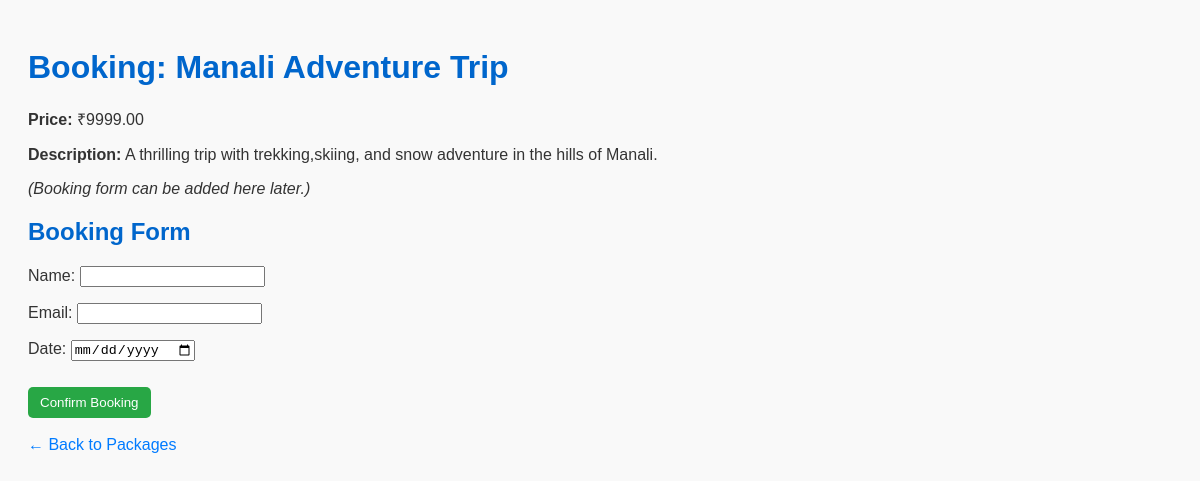
Screenshot of /book/3/ with the database file from the repository.
### main/models.py (models this page shows, shortened)
class TourPackage(models.Model):
    title = models.CharField(max_length=100)
    description = models.TextField()
    price = models.DecimalField(max_digits=10, decimal_places=2)
    image = models.ImageField(upload_to='package_images/')
    vendor = models.ForeignKey('Vendor', on_delete=models.CASCADE, null=True)
    is_approved = models.BooleanField(default=False)

### main/views.py (the view)
# urls.py: path('book/<int:package_id>/', views.book_package, name='book_package'),
def book_package(request, package_id):
    package = get_object_or_404(TourPackage, id=package_id,is_approved=True)
    if request.method == 'POST':
        form = BookingForm(request.POST)
        if form.is_valid():
            booking = form.save(commit=False)
            booking.package = package
            booking.save()
            print("Booking confirmed for:", form.cleaned_data)
            return render(request, 'main/booking_success.html', {'package': package, 'user_name': form.cleaned_data.get('name'), 'user_email': form.cleaned_data.get('email')})
    else:
        form = BookingForm()
    return render(request, 'main/book.html', {'package': package,'form': form})

### main/forms.py
class BookingForm(forms.ModelForm):
    class Meta:
        model = Booking
        fields = ['name', 'email', 'date']
        widgets = {'date': forms.DateInput(attrs={'type': 'date'})
        }

### main/templates/main/book.html (shortened to what this page needs)
<!DOCTYPE html>
<html>
<head>
    {% load static %}
    <link rel="stylesheet" href="{% static 'main/style.css' %}">
</head>
<body>
    <h1>Booking: {{ package.title }}</h1>
    <p><strong>Price:</strong> ₹{{ package.price }}</p>
    <p><strong>Description:</strong> {{ package.description }}</p>
    <p><em>(Booking form can be added here later.)</em></p>
    <h2>Booking Form</h2>
    <form method="post" autocomplete="off">
        {{ form.as_p }}
        <button type="submit">Confirm Booking</button>
    </form>
    <br>
    <a href="{% url 'home' %}">← Back to Packages</a>
</body>
</html>

### main/static/main/style.css (style rules this page uses)
body { font-family: Arial, sans-serif; background-color: #f9f9f9; padding: 20px; color: #333; }
h1, h2 { color: #0066cc; }
button { background-color: #28a745; color: white; padding: 8px 12px; border: none; border-radius: 5px; margin-top: 10px; cursor: pointer; }
a { text-decoration: none; color: #007bff; }

### rows the page displays
TourPackage: title "Manali Adventure Trip", price "9999.00", description "A thrilling trip with trekking,skiing, and snow adventure in the hills of Manali."
